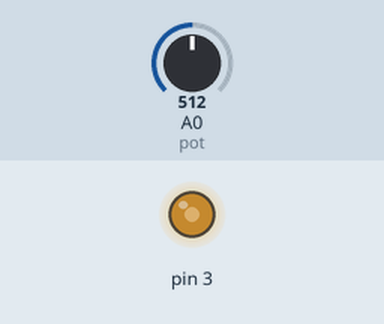
Bench run of a sketch on a simulated Arduino Uno, built with avr-gcc and run on an emulated ATmega328P. Parts: output pins drawn as LEDs (lit = HIGH). The test bench sets the inputs (shaded band); at power-on: A0 (pot) = 512.

Above: at 1.2 s.
1.3 s: A0 (pot) set to 716
At 2.5 s:
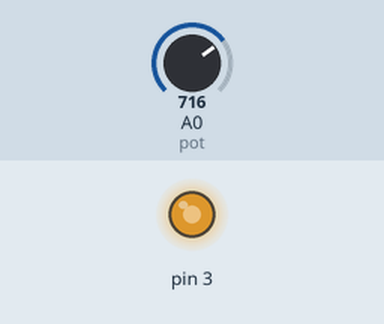
2.8 s: A0 (pot) set to 900
At 3.6 s:
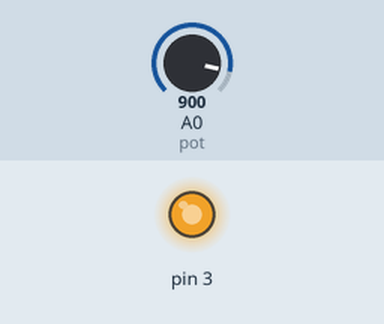
4.3 s: A0 (pot) set to 122
At 4.8 s:
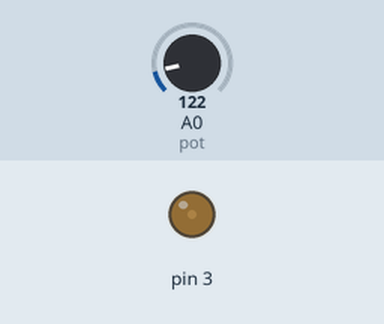
5.8 s: A0 (pot) set to 0
At 7.0 s:
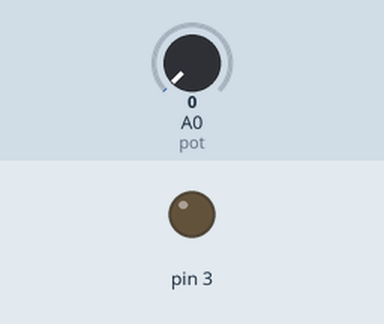
7.3 s: A0 (pot) set to 511
At 8.3 s:
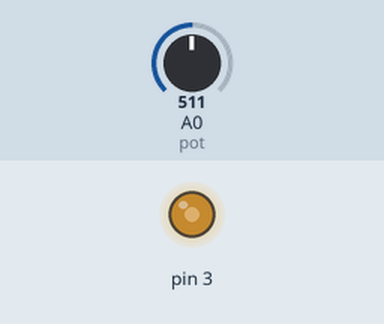
Timing chart, 0 to 9.8 s (numbered marks = the images above; inputs shaded):
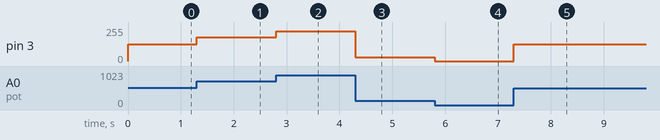

The sketch:

pot_led_pwm.ino
```cpp
#define led 3
#define pot A0

void setup() {


}

void loop() {
  int deger = analogRead(pot);
  // analogRead 0-1023 arasinda oxuyur, amma analogWrite 0-255 arasindaki degeri oxuya bilir, buna gorede deger 4-e boluruk
  deger = map(deger,0,1023,0,255); // deger= deger/4; belede yazmaq olur
  analogWrite(3,deger);

}
```

Measured:
- after the input at 1.3 s, pin 3: 127/255 → 178/255 at once
- after the input at 2.8 s, pin 3: 178/255 → 224/255 at once
- after the input at 4.3 s, pin 3: 224/255 → 30/255 at once
- after the input at 5.8 s, pin 3: 30/255 → 0/255 at once
- after the input at 7.3 s, pin 3: 0/255 → 127/255 at once
